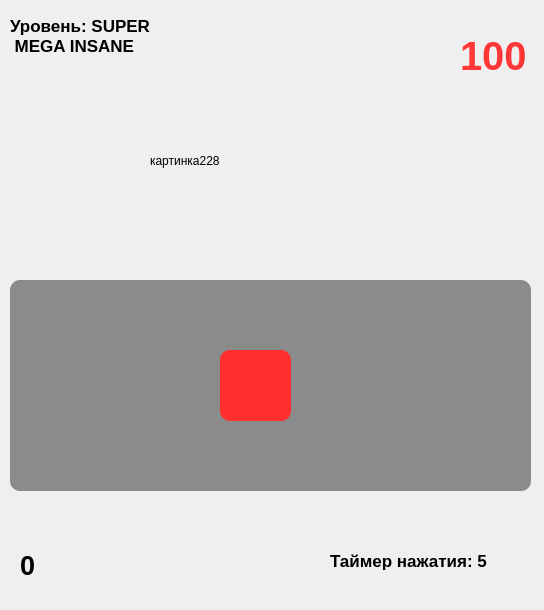
<?xml version="1.0" encoding="UTF-8"?>
<ui version="4.0">
 <class>MainWindow</class>
 <widget class="QMainWindow" name="MainWindow">
  <property name="geometry">
   <rect>
    <x>0</x>
    <y>0</y>
    <width>544</width>
    <height>610</height>
   </rect>
  </property>
  <property name="windowTitle">
   <string>MainWindow</string>
  </property>
  <widget class="QWidget" name="centralwidget">
   <widget class="QLabel" name="label">
    <property name="geometry">
     <rect>
      <x>10</x>
      <y>280</y>
      <width>521</width>
      <height>211</height>
     </rect>
    </property>
    <property name="styleSheet">
     <string notr="true">background-color: rgb(139, 139, 139);
border-radius: 10
;</string>
    </property>
    <property name="text">
     <string/>
    </property>
   </widget>
   <widget class="QLabel" name="label_2">
    <property name="geometry">
     <rect>
      <x>10</x>
      <y>-50</y>
      <width>351</width>
      <height>171</height>
     </rect>
    </property>
    <property name="font">
     <font>
      <pointsize>13</pointsize>
      <weight>75</weight>
      <italic>false</italic>
      <bold>true</bold>
      <underline>false</underline>
      <strikeout>false</strikeout>
      <kerning>true</kerning>
     </font>
    </property>
    <property name="text">
     <string>Уровень: SUPER 
 MEGA INSANE</string>
    </property>
   </widget>
   <widget class="QLabel" name="label_3">
    <property name="geometry">
     <rect>
      <x>220</x>
      <y>350</y>
      <width>71</width>
      <height>71</height>
     </rect>
    </property>
    <property name="styleSheet">
     <string notr="true">background-color: rgb(255, 47, 47);
border-radius: 10;</string>
    </property>
    <property name="text">
     <string/>
    </property>
   </widget>
   <widget class="QLabel" name="label_4">
    <property name="geometry">
     <rect>
      <x>330</x>
      <y>530</y>
      <width>201</width>
      <height>61</height>
     </rect>
    </property>
    <property name="font">
     <font>
      <pointsize>13</pointsize>
      <weight>75</weight>
      <bold>true</bold>
     </font>
    </property>
    <property name="text">
     <string>Таймер нажатия: 5</string>
    </property>
   </widget>
   <widget class="QLabel" name="label_5">
    <property name="geometry">
     <rect>
      <x>20</x>
      <y>550</y>
      <width>111</width>
      <height>31</height>
     </rect>
    </property>
    <property name="font">
     <font>
      <pointsize>20</pointsize>
      <weight>75</weight>
      <bold>true</bold>
     </font>
    </property>
    <property name="text">
     <string>0</string>
    </property>
   </widget>
   <widget class="QLabel" name="label_6">
    <property name="geometry">
     <rect>
      <x>460</x>
      <y>10</y>
      <width>81</width>
      <height>91</height>
     </rect>
    </property>
    <property name="font">
     <font>
      <pointsize>30</pointsize>
      <weight>75</weight>
      <bold>true</bold>
     </font>
    </property>
    <property name="styleSheet">
     <string notr="true">color: rgb(255, 55, 55);</string>
    </property>
    <property name="text">
     <string>100</string>
    </property>
   </widget>
   <widget class="QLabel" name="label_7">
    <property name="geometry">
     <rect>
      <x>150</x>
      <y>50</y>
      <width>241</width>
      <height>221</height>
     </rect>
    </property>
    <property name="text">
     <string>картинка228</string>
    </property>
   </widget>
  </widget>
 </widget>
 <resources/>
 <connections/>
</ui>
